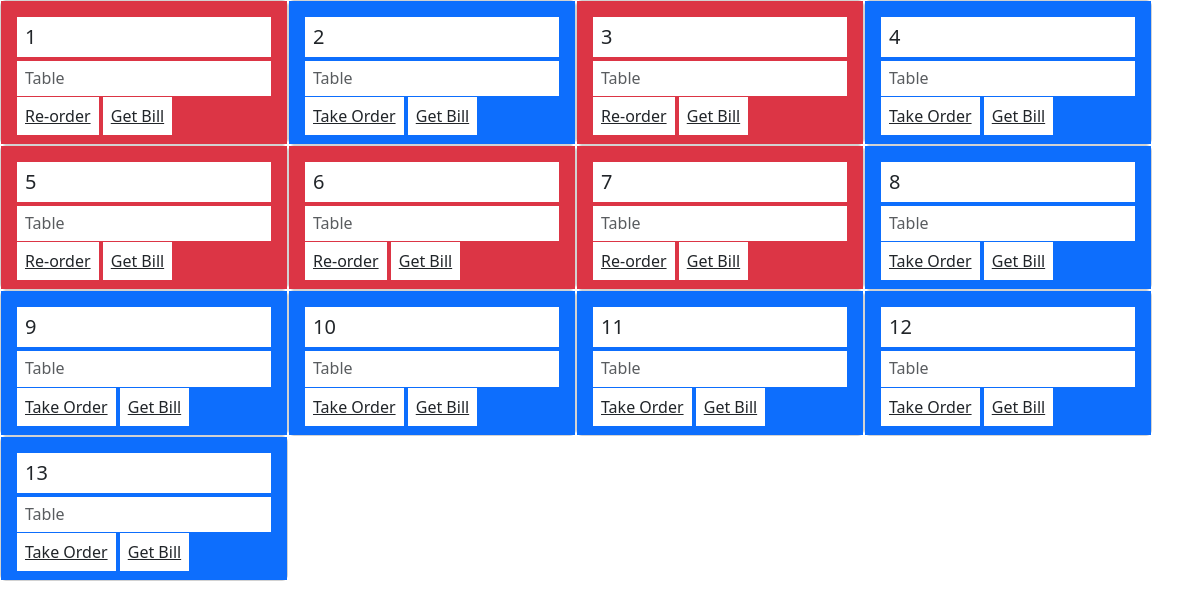
The page / on the database its author committed.
### takeorder/models.py (models this page shows)
class Tables(models.Model):
    table_number = models.IntegerField()
    status_of_table = models.BooleanField(default=False)

### takeorder/views.py (the view)
# urls.py: path("", views.index_view),
def index_view(request):
    data = {
        "tables": Tables.objects.all(),
    }
    return render(request, "index.html",data)

### takeorder/templates/index.html (shortened to what this page needs)
<!Doctype html>
<html lang="en">
  <head>
    <link href="https://cdn.jsdelivr.net/npm/bootstrap@5.3.0/dist/css/bootstrap.min.css" rel="stylesheet">
  </head>
  <body>
    <div class="table d-flex flex-wrap">
    {% for table in tables %}
      <div class="card p" style="width: 18rem;">
        <div class="card-body bg-primary {% if table.status_of_table  %} bg-danger {% endif %}">
          <h5 class="card-title ">{{table.id}}</h5>
          <h6 class="card-subtitle mb-2 text-muted">Table</h6>
          <a class="{% if table.status_of_table  %} d-none {% endif %}" href="take-order" class="card-link">Take Order</a>
          <a class="{% if table.status_of_table  %} {% else %} d-none {% endif %}" href="take-order" class="card-link">Re-order</a>
          <a href="#" class="card-link">Get Bill</a>
        </div>
      </div>
    {% endfor %}
  </div>
  </body>
</html>

### rows shown on the page
Tables: id "1"
Tables: id "2"
Tables: id "3"
Tables: id "4"
Tables: id "5"
Tables: id "6"
Tables: id "7"
Tables: id "8"
Tables: id "9"
Tables: id "10"
Tables: id "11"
Tables: id "12"
Tables: id "13"
